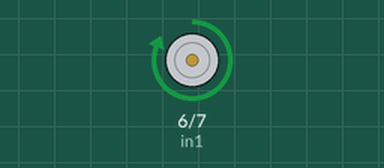
The sketch below on a simulated Arduino Uno, built with avr-gcc and run on an emulated ATmega328P. On the bench: motor-driver pin pairs drawn as motors (green arrow = first pin HIGH = forward, orange = second pin HIGH = backward, longer = more drive, scaled by the enable pin).

Above: at 0.1 s.
At 4.1 s:
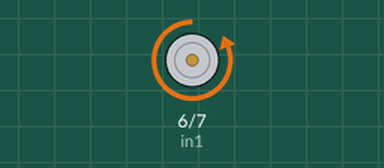
At 8.1 s:
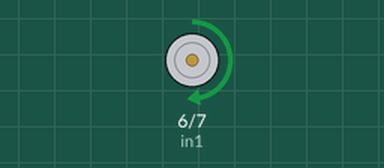
At 14.1 s:
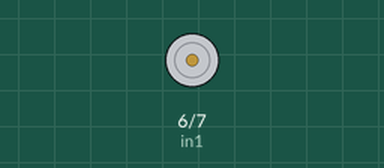
Timing chart, 0 to 15.6 s (numbered marks = the images above):
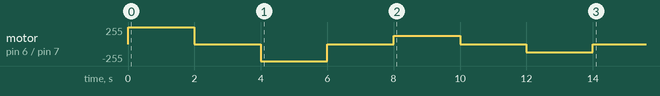

The sketch:

Motor_Arduino.ino
```cpp
//MOTOR1 PINS
int ena = 5;
int in1 = 6;
int in2 = 7;

void setup() {

  pinMode(ena, OUTPUT);
  pinMode(in1, OUTPUT);
  pinMode(in2, OUTPUT);

  //CLOCKWISE MAX SPEED
  digitalWrite(in1,HIGH);
  digitalWrite(in2,LOW);
  analogWrite(ena, 255);
  delay(2000);

  //STOP
  digitalWrite(in1,LOW);
  digitalWrite(in2,LOW);
  delay(2000);

  //COUNTERCLOCKWISE MAX SPEED
  digitalWrite(in1,LOW);
  digitalWrite(in2,HIGH);
  analogWrite(ena, 255);
  delay(2000);

  //STOP
  digitalWrite(in1,LOW);
  digitalWrite(in2,LOW);
  delay(2000);

  //CLOCKWISE HALF SPEED
  digitalWrite(in1,HIGH);
  digitalWrite(in2,LOW);
  analogWrite(ena, 127);
  delay(2000);

  //STOP
  digitalWrite(in1,LOW);
  digitalWrite(in2,LOW);
  delay(2000);

  //COUNTERCLOCKWISE MAX SPEED
  digitalWrite(in1,LOW);
  digitalWrite(in2,HIGH);
  analogWrite(ena, 127);
  delay(2000);

  //STOP
  digitalWrite(in1,LOW);
  digitalWrite(in2,LOW);

}

void loop() {}

 
```
